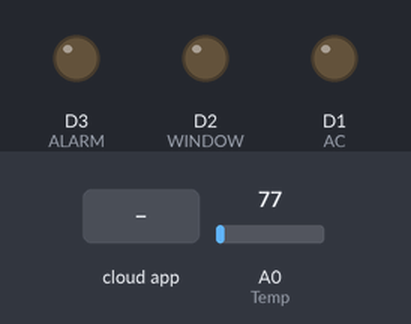
This sketch was run on a simulated ESP8266 (NodeMCU). Shown: output pins drawn as LEDs (lit = HIGH). The test bench sets the inputs (shaded band); at power-on: A0 (Temp) = 77. WiFi joins after 1.5 s; servers stay silent unless stated; the Firebase database answers and starts empty; what the sketch prints to the serial monitor is not drawn.

Above: at 2.7 s.
2.8 s: the phone or cloud app sets AC to ON
At 4.6 s:
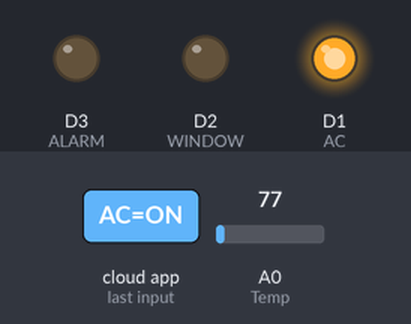
5.7 s: the phone or cloud app sets Window to OPEN
At 7.6 s:
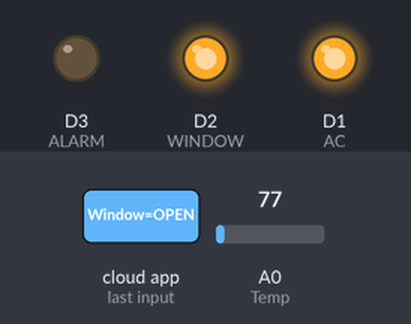
7.9 s: the phone or cloud app sets Alarm to ON
At 9.7 s:
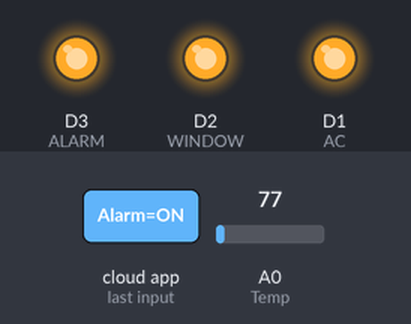
10.2 s: the phone or cloud app sets AC to OFF
At 12.4 s:
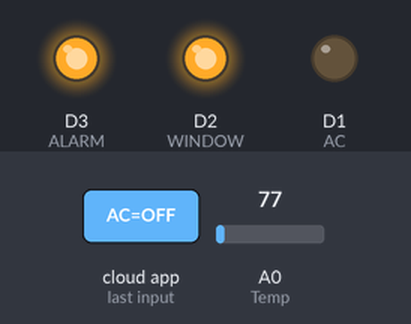
13.1 s: the phone or cloud app sets Window to CLOSED
At 14.4 s:
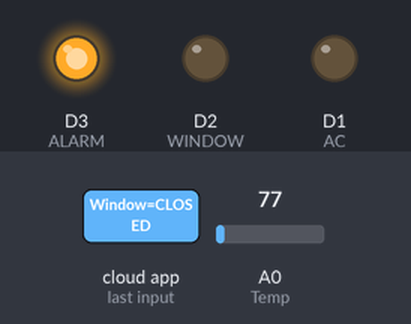
15.4 s: the phone or cloud app sets AC to ON
At 17.2 s:
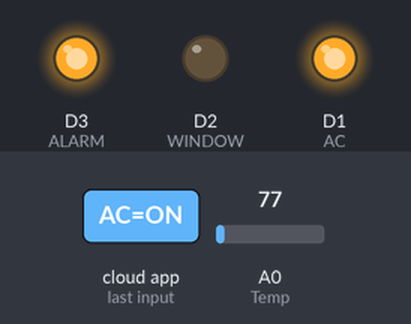
Timing chart, 0 to 18.3 s (numbered marks = the images above; inputs shaded):
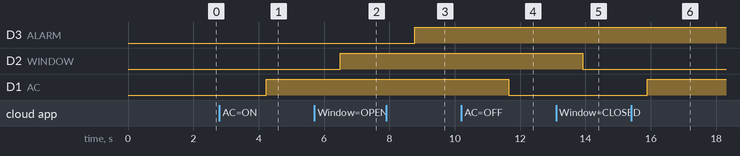

Measured:
- after the input at 2.8 s, D1 (AC): LOW → HIGH after 1.4 s
- after the input at 5.7 s, D2 (WINDOW): LOW → HIGH after 0.80 s
- after the input at 7.9 s, D3 (ALARM): LOW → HIGH after 0.87 s
- after the input at 10.2 s, D1 (AC): HIGH → LOW after 1.5 s
- after the input at 13.1 s, D2 (WINDOW): HIGH → LOW after 0.82 s
- after the input at 15.4 s, D1 (AC): LOW → HIGH after 0.50 s

The sketch:

PBL_Sem-5.ino
```cpp
#include <ESP8266WiFi.h>
#include <FirebaseArduino.h>

// Set these to run example.
#define FIREBASE_HOST "m-project-153545896388.firebaseio.com"
#define FIREBASE_AUTH "o1gefWJBrUvsyOJ45uy3HDUbYUoRaFp9lMhZxc"
#define WIFI_SSID "XXX"
#define WIFI_PASSWORD "XXXX4"


#define AC D1
#define WINDOW D2
#define ALARM D3
#define Battery D5
#define Fuel D6
#define Temp A0


String ac,window,alarm;
int battery,fuel,temp;


void setup() {
Serial.begin(9600);
pinMode(AC, OUTPUT);
pinMode(WINDOW, OUTPUT);
pinMode(ALARM, OUTPUT);
pinMode(Battery, INPUT);
pinMode(Fuel, INPUT);
pinMode(Temp, INPUT);


// connect to wifi.
WiFi.begin(WIFI_SSID, WIFI_PASSWORD);
Serial.print("connecting");
while (WiFi.status() != WL_CONNECTED) {
Serial.print(".");
delay(500);
}
Serial.println();
Serial.print("connected: ");
Serial.println(WiFi.localIP());
Firebase.begin(FIREBASE_HOST, FIREBASE_AUTH);
//Firebase.set("LED_STATUS", 0);
}

void loop() {
// get value
ac = Firebase.getString("8689922709/123/AC");
window = Firebase.getString("8689922709/123/Window");
alarm = Firebase.getString("8689922709/123/Alarm");


Sensors();
//////////////////////////////
Ac();
///////////////////////////////
Window();
///////////////////////////////
Alarm();
////////////////////////////////
delay(10);
}


void Ac(){
    if (ac == "ON") {
    Serial.println("AC ON");
    digitalWrite(AC,HIGH);
    }
    else if(ac == "OFF") {
    Serial.println("AC OFF");
    digitalWrite(AC,LOW);
    }
    Sensors();

 }

void Window(){
    if(window == "OPEN") {
    Serial.println("WINDOW OPEN");
    digitalWrite(WINDOW,HIGH);
    }
    else if(window == "CLOSED") {
    Serial.println("WINDOW CLOSED");
    digitalWrite(WINDOW,LOW);
    }
    Sensors();

 }

  void Alarm(){
    if(alarm == "ON") {
    Serial.println("ALARM ON");
    digitalWrite(ALARM,HIGH);
    }
    else if(alarm == "OFF") {
    Serial.println("ALARM OFF");
    digitalWrite(ALARM,LOW);
    }
    Sensors();

 }

 void Sensors(){
   Firebase.set("8689922709/123/Temp", analogRead(Temp));
 }
```
